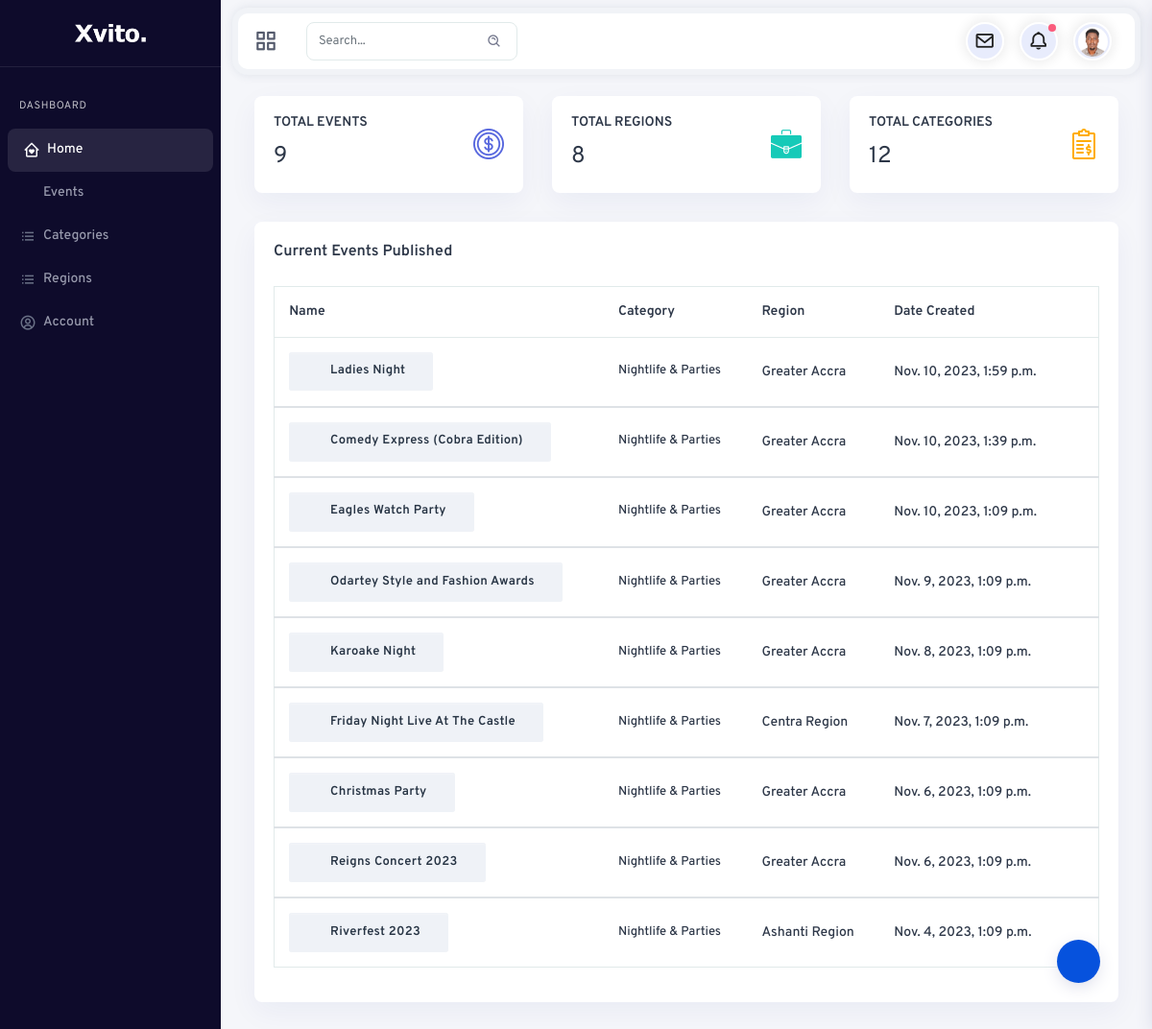
The page /events_backend/events/ (signed in) on the database its author committed.
### events_app/models.py (models this page shows, shortened)
class UserProfile(models.Model):
    user = models.OneToOneField(User, on_delete=models.CASCADE)
    avatar = models.ImageField(upload_to='user_avatars/', null=True, blank=True)
    first_name = models.CharField(max_length=50, null=True, blank=True)
    last_name = models.CharField(max_length=50, null=True, blank=True)
    phone_number = models.CharField(max_length=15, null=True, blank=True)
    email = models.EmailField(max_length=100, null=True, blank=True)

class Event(models.Model):
    STATUS_CHOICES = (
        ('draft', 'Draft'),
        ('published', 'Published'),
        ('canceled', 'Canceled'),
        ('featured', 'featured'),
    )
    title = models.CharField(max_length=200)
    description = models.TextField()
    location = models.CharField(max_length=200)
    date = models.DateTimeField()
    registration_required = models.BooleanField(default=False)
    registration_link = models.URLField(blank=True, null=True)
    category = models.ForeignKey(EventCategory, on_delete=models.SET_NULL, null=True)
    Region = models.ForeignKey(EventRegion, on_delete=models.SET_NULL, null=True)
    image = models.ImageField(upload_to='event_images/', null=True, blank=True)
    status = models.CharField(max_length=10, choices=STATUS_CHOICES, default='draft')
    user = models.ForeignKey(User, on_delete=models.CASCADE, default=1)
    group = models.ForeignKey(Group, on_delete=models.SET_NULL, null=True, default=1)
    created_at = models.DateTimeField(default=timezone.now)
    updated_at = models.DateTimeField(default=timezone.now)

class EventCategory(models.Model):
    name = models.CharField(max_length=100)
    def __str__(self):
        return self.name

class EventRegion(models.Model):
    name = models.CharField(max_length=100)
    def __str__(self):
        return self.name

### events_backend/views.py (the view)
# urls.py: path('events/', EventListView.as_view(), name='event-list'),
class EventListView(LoginRequiredMixin, ListView):
    model = Event
    template_name = 'events_backend/dashboard.html'
    context_object_name = 'events'
    paginate_by = 30
    def get_queryset(self):
        return Event.objects.filter(user=self.request.user).order_by('-created_at')

### events_backend/templates/events_backend/dashboard.html (shortened to what this page needs)
{% extends 'events_backend/backend_base.html' %}
{% load static %}
{% block content%}
<div class="main-panel">
    <div class="content-wrapper">
        <div class="container-fluid">
            <div class="row">
                <div class="col-12 col-sm-6 col-xl">
                    <div class="card box-margin">
                        <div class="card-body">
                            <div class="row align-items-center">
                                <div class="col">
                                    <h6 class="text-uppercase font-14">
                                        Total Events
                                    </h6>
                                    <span class="font-24 text-dark mb-0">
                                    {{events|length }}
                                    </span>
                                </div>
                                <div class="col-auto">
                                    <div class="icon">
                                        <img src="img/bg-img/icon-8.png" alt="">
                                    </div>
                                </div>
                            </div>
                        </div>
                    </div>
                </div>
                <div class="col-12 col-sm-6 col-xl">
                    <div class="card box-margin">
                        <div class="card-body">
                            <div class="row align-items-center">
                                <div class="col">
                                    <h6 class="font-14 text-uppercase">
                                        Total Regions
                                    </h6>
                                    <span class="font-24 text-dark mb-0">
                                        8
                                    </span>
                                </div>
                                <div class="col-auto">
                                    <div class="icon">
                                        <img src="img/bg-img/icon-9.png" alt="">
                                    </div>
                                </div>
                            </div>
                        </div>
                    </div>
                </div>
                <div class="col-12 col-sm-6 col-xl">
                    <div class="card box-margin">
                        <div class="card-body">
                            <div class="row align-items-center">
                                <div class="col">
                                    <h6 class="font-14 text-uppercase">
                                        Total Categories
                                    </h6>
                                    <div class="row align-items-center no-gutters">
                                        <div class="col-auto">
                                            <span class="font-24 text-dark mr-2">
                                                12
                                            </span>
                                        </div>
                                        <div class="col">
                                        </div>
                                    </div>
                                </div>
                                <div class="col-auto">
                                    <div class="icon">
                                        <img src="img/bg-img/icon-10.png" alt="">
                                    </div>
                                </div>
                            </div>
                        </div>
                    </div>
                </div>
            </div>
            <div class="row">
                <div class="col-12 box-margin">
                    <div class="card">
                        <div class="card-body">
                            <h6 class="card-title">Current Events Published</h6>
                            <div class="table-responsive">
                                <table class="table table-nowrap">
                                    <thead>
                                        <tr>
                                            <th>Name</th>
                                            <th>Category</th>
                                            <th>Region</th>
                                            <th>Date Created</th>
                                            <th></th>
                                        </tr>
                                    </thead>
                                    {% for event in events %}
                                    <tbody>
                                        <tr>
                                            <th scope="row">
                                                <button type="button" class="btn btn-sm btn-secondary btn-icon rounded-pill">
                                                    <a href="{% url 'event-detail' event.pk %}" style="text-decoration: none; color: inherit;">
                                                        <span class="btn-inner--icon"><i class="fa fa-book"></i></span>
                                                        <span class="btn-inner--text">{{ event.title }}</span>
                                                    </a>
                                                </button>
                                            </th>
                                            <td class="order">
                                                <span class="d-block font-13">{{ event.category }}</span>
                                            </td>
                                            <td>
                                                <span class="client">{{ event.Region }}</span>
                                            </td>
                                            <td>{{ event.created_at }}</td>
                                            {% endfor %}
                                        </tr>
                                    </tbody>
                                </table>
                            </div>
                        </div>
                    </div>
                </div>
            </div>
        </div>
    </div>
{% endblock %}

### events_backend/templates/events_backend/backend_base.html (shortened to what this page needs)
<!doctype html>
{% load static %}
<html lang="en">
<head>
    <link rel="stylesheet" href="{% static 'backend/css/default-assets/mini-event-calendar.min.css' %}">
    <link rel="stylesheet" href="{% static 'backend/style.css' %}">
</head>
<body>
    <div class="choose-layout-area">
        <div class="setting-trigger-icon" id="settingTrigger">
            <i class="ti-settings"></i>
        </div>
    </div>
    <div class="flapt-page-wrapper">
        <div class="flapt-sidemenu-wrapper">
            <div class="flapt-logo">
                <a href="{% url "backend:home" %}"><img class="desktop-logo" src="{% static "/backend/img/core-img/logo.png" %}" alt="Desktop Logo"> <img
                        class="small-logo" src="/backend/img/core-img/small-logo.png" alt="Mobile Logo"></a>
            </div>
            <div class="flapt-sidenav" id="flaptSideNav">
                <div class="side-menu-area">
                    <nav>
                        <ul class="sidebar-menu" data-widget="tree">
                            <li class="menu-header-title">Dashboard</li>
                            <li class="active"><a href="{% url 'backend:home' %}"><i class='bx bx-home-heart'></i><span>Home</span></a></li>
                            <li class="treeview">
                                <a href="javascript:void(0)"><i class='zmdi zmdi-widgets'></i><span>Events</span> <i
                                        class="fa fa-angle-right"></i></a>
                            </li>
                            <li class="treeview">
                                <a href="javascript:void(0)"><i class='bx bx-list-ul'></i><span>Categories</span> <i
                                        class="fa fa-angle-right"></i></a>
                            </li>
                            <li class="treeview">
                                <a href="javascript:void(0)"><i class='bx bx-list-ul'></i><span>Regions</span> <i
                                        class="fa fa-angle-right"></i></a>
                            </li>
                            <li class="treeview">
                                <a href="javascript:void(0)"><i
                                        class="bx bx-user-circle"></i><span>Account</span> <i
                                        class="fa fa-angle-right"></i></a>
                            </li>
                        </ul>
                    </nav>
                </div>
            </div>
        </div>
        <div class="flapt-page-content">
            <header class="top-header-area d-flex align-items-center justify-content-between">
                <div class="left-side-content-area d-flex align-items-center">
                    <div class="flapt-triggers">
                        <div class="menu-collasped" id="menuCollasped">
                            <i class='bx bx-grid-alt'></i>
                        </div>
                    </div>
                    <ul class="left-side-navbar d-flex align-items-center">
                        <li class="hide-phone app-search">
                            <input type="text" class="form-control" placeholder="Search...">
                            <span class="bx bx-search-alt"></span>
                        </li>
                    </ul>
                </div>
                <div class="right-side-navbar d-flex align-items-center justify-content-end">
                    <ul class="right-side-content d-flex align-items-center">
                        <li class="nav-item dropdown">
                            <button type="button" class="btn dropdown-toggle" data-bs-toggle="dropdown"
                                aria-haspopup="true" aria-expanded="false"><i class='bx bx-envelope'></i></button>
                        </li>
                        <li class="nav-item dropdown">
                            <button type="button" class="btn dropdown-toggle" data-bs-toggle="dropdown"
                                aria-haspopup="true" aria-expanded="false"><i class='bx bx-bell bx-tada'></i> <span
                                    class="active-status"></span></button>
                        </li>
                        <li class="nav-item dropdown">
                            <button type="button" class="btn dropdown-toggle" data-bs-toggle="dropdown"
                                aria-haspopup="true" aria-expanded="false">
                                {% if user.userprofile.avatar %}
                                    <img src="{{ user.userprofile.avatar.url }}" alt="">
                                {% else %}
                                    <img src="{% static 'backend/img/bg-img/person_1.jpg' %}" alt="">
                                {% endif %}
                            </button>
                        </li>
                    </ul>
                </div>
            </header>
            {% block content%}
            {% endblock %}
            </div>
        </div>
    </div>
</body>
</html>

### rows shown on the page
Event: title "Ladies Night", category "Nightlife & Parties", Region "Greater Accra", created_at "Nov. 10, 2023, 1:59 p.m."
Event: title "Comedy Express (Cobra Edition)", category "Nightlife & Parties", Region "Greater Accra", created_at "Nov. 10, 2023, 1:39 p.m."
Event: title "Eagles Watch Party", category "Nightlife & Parties", Region "Greater Accra", created_at "Nov. 10, 2023, 1:09 p.m."
Event: title "Odartey Style and Fashion Awards", category "Nightlife & Parties", Region "Greater Accra", created_at "Nov. 9, 2023, 1:09 p.m."
Event: title "Karoake Night", category "Nightlife & Parties", Region "Greater Accra", created_at "Nov. 8, 2023, 1:09 p.m."
Event: title "Friday Night Live At The Castle", category "Nightlife & Parties", Region "Centra Region", created_at "Nov. 7, 2023, 1:09 p.m."
Event: title "Christmas Party", category "Nightlife & Parties", Region "Greater Accra", created_at "Nov. 6, 2023, 1:09 p.m."
Event: title "Reigns Concert 2023", category "Nightlife & Parties", Region "Greater Accra", created_at "Nov. 6, 2023, 1:09 p.m."
Event: title "Riverfest 2023", category "Nightlife & Parties", Region "Ashanti Region", created_at "Nov. 4, 2023, 1:09 p.m."

### other values the page prints
{{ events|length }} "9"
